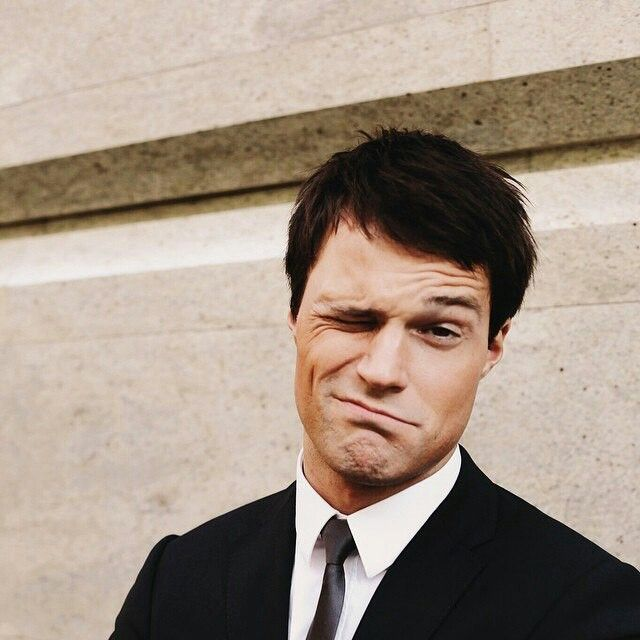
#> input picture danya.jpg, 640 x 640 px; the run also reads 2 pictures not shown here
$ python lab4.py --folder .
#> lines starting #> are read from the running program, lines starting #| are printed output that depends on the picture
### dataframe_utils.py
import pandas as pd
import matplotlib.pyplot as plt
from PIL import Image
import os
import numpy as np
from typing import Optional, Tuple


# [16 lines left out: function create_dataframe_from_annotation, not called in this run]


def create_dataframe_from_folder(folder_path: str) -> Optional[pd.DataFrame]:
    """
    Создает DataFrame из папки с изображениями

    Args:
        folder_path (str): Путь к папке с изображениями

    Returns:
        pd.DataFrame: DataFrame с путями к файлам
    """
    try:
        data = []
        parent_dir = os.path.abspath(os.path.join(folder_path, os.pardir))

        for filename in os.listdir(folder_path):
            file_path = os.path.join(folder_path, filename)
            if os.path.isfile(file_path):
                absolute_path = os.path.abspath(file_path)
                relative_path = os.path.relpath(absolute_path, parent_dir)

                data.append(
                    {"absolute_path": absolute_path, "relative_path": relative_path}
                )

        df = pd.DataFrame(data)
        return df
    except Exception as e:
        print(f"Ошибка создания DataFrame из папки: {e}")
        return None


def add_aspect_ratio_column(df: pd.DataFrame) -> pd.DataFrame:
    """
    Добавляет колонку с отношением сторон изображения

    Args:
        df (pd.DataFrame): Исходный DataFrame

    Returns:
        pd.DataFrame: DataFrame с добавленной колонкой aspect_ratio
    """
    aspect_ratios = []

    for idx, row in df.iterrows():
        try:
            with Image.open(row["absolute_path"]) as img:
#> img is the input picture: PIL image 640x640 RGB; mean R, G, B 161.5, 146.1, 132.6
                width, height = img.size
#> width = 640; height = 640
                # ширина к высоте
                aspect_ratio = round(width / height, 2)
#> aspect_ratio = 1
                aspect_ratios.append(aspect_ratio)
        except Exception as e:
            print(f"Ошибка обработки {row['absolute_path']}: {e}")
            aspect_ratios.append(None)

    df["aspect_ratio"] = aspect_ratios
    return df


def add_aspect_ratio_bins_column(df: pd.DataFrame, bins: int = 5) -> pd.DataFrame:
    """
    Добавляет колонку с диапазонами отношений сторон для гистограммы

    Args:
        df (pd.DataFrame): DataFrame с колонкой aspect_ratio
        bins (int): Количество диапазонов

    Returns:
        pd.DataFrame: DataFrame с добавленной колонкой aspect_ratio_range
    """
    # Удаляем NaN
    df_clean = df.dropna(subset=["aspect_ratio"])

    if len(df_clean) == 0:
        print("Нет данных для создания диапазонов")
        return df

    # диапазоны
    min_ratio = df_clean["aspect_ratio"].min()
    max_ratio = df_clean["aspect_ratio"].max()

    # границы
    boundaries = np.linspace(min_ratio, max_ratio, bins + 1)

    # определение диапазона
    def get_ratio_range(ratio: float) -> str:
#> called with ratio = 1
        for i in range(len(boundaries) - 1):
            if boundaries[i] <= ratio <= boundaries[i + 1]:
                return f"{boundaries[i]:.2f}-{boundaries[i + 1]:.2f}"
        return "Unknown"

    df["aspect_ratio_range"] = df["aspect_ratio"].apply(
        lambda x: get_ratio_range(x) if pd.notnull(x) else "Unknown"
    )

    return df


def sort_by_aspect_ratio(df: pd.DataFrame, ascending: bool = True) -> pd.DataFrame:
    """
    Сортирует DataFrame по отношению сторон

    Args:
        df (pd.DataFrame): DataFrame для сортировки
        ascending (bool): Порядок сортировки

    Returns:
        pd.DataFrame: Отсортированный DataFrame
    """
    return df.sort_values("aspect_ratio", ascending=ascending, na_position="last")


# [25 lines left out: function filter_by_aspect_ratio, not called in this run]


def plot_aspect_ratio_histogram(df: pd.DataFrame, output_plot: str) -> None:
    """
    Строит гистограмму распределения отношений сторон

    Args:
        df (pd.DataFrame): DataFrame с данными
        output_plot (str): Путь для сохранения графика
    """
#> called with output_plot = 'aspect_ratio_plot.png'
    df_clean = df.dropna(subset=["aspect_ratio"])

    if len(df_clean) == 0:
        print("Нет данных для построения графика")
        return

    plt.figure(figsize=(12, 6))
    plt.hist(
        df_clean["aspect_ratio"], bins=10, alpha=0.7, color="skyblue", edgecolor="black"
    )

    plt.xlabel("Отношение сторон (ширина/высота)")
    plt.ylabel("Количество изображений")
    plt.title("Гистограмма распределения отношений сторон изображений")
    plt.grid(True, alpha=0.3)

    # Добавляем среднее значение
    mean_ratio = df_clean["aspect_ratio"].mean()
    plt.axvline(
        mean_ratio,
        color="red",
        linestyle="--",
        linewidth=2,
        label=f"Среднее: {mean_ratio:.2f}",
    )

    plt.legend()
    plt.tight_layout()
    plt.savefig(output_plot, dpi=150, bbox_inches="tight")
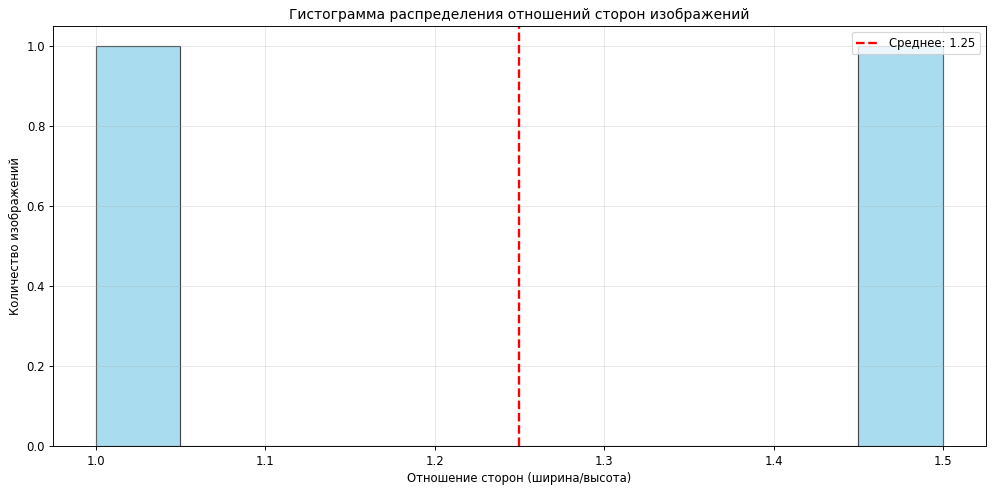
#> figure drawn by matplotlib, 1 panel
    plt.close()

    print(f"Гистограмма сохранена: {output_plot}")


def plot_aspect_ratio_sorted(df: pd.DataFrame, output_plot: str) -> None:
    """
    Строит график отношений сторон для отсортированных данных

    Args:
        df (pd.DataFrame): DataFrame с данными
        output_plot (str): Путь для сохранения графика
    """
#> called with output_plot = 'aspect_ratio_plot_sorted.png'
    # NaN + sort
    df_clean = df.dropna(subset=["aspect_ratio"])
    df_sorted = sort_by_aspect_ratio(df_clean)

    if len(df_sorted) == 0:
        print("Нет данных для построения графика")
        return

    plt.figure(figsize=(12, 6))

    # sort hist
    plt.plot(
        range(len(df_sorted)),
        df_sorted["aspect_ratio"],
        marker="o",
        linestyle="-",
        linewidth=1,
        markersize=3,
    )

    plt.xlabel("Номер изображения (отсортированный)")
    plt.ylabel("Отношение сторон (ширина/высота)")
    plt.title("Отношения сторон изображений (отсортированные)")
    plt.grid(True, alpha=0.3)

    plt.tight_layout()
    plt.savefig(output_plot, dpi=150, bbox_inches="tight")
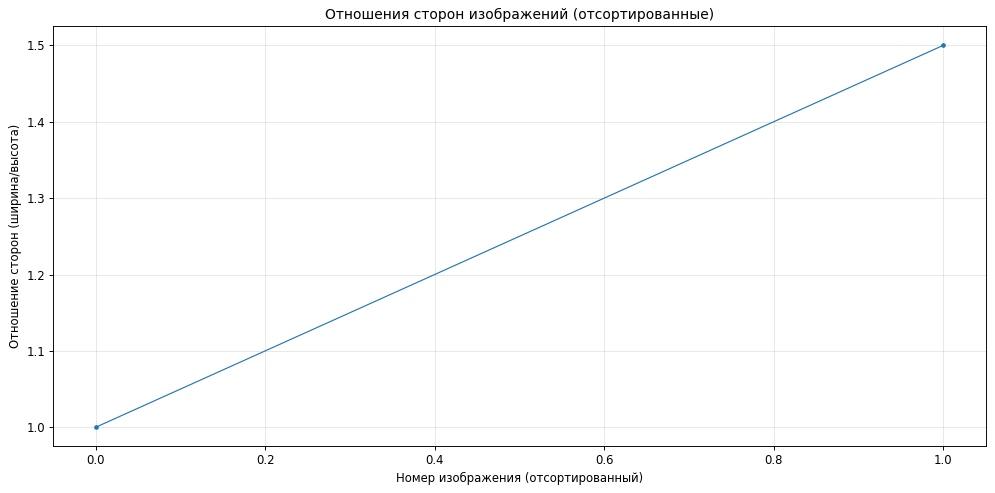
#> figure drawn by matplotlib, 1 panel
    plt.close()

    print(f"График сохранен: {output_plot}")

### lab4.py
import argparse
from typing import Optional
from dataframe_utils import (
    create_dataframe_from_annotation,
    create_dataframe_from_folder,
    add_aspect_ratio_column,
    add_aspect_ratio_bins_column,
    sort_by_aspect_ratio,
    filter_by_aspect_ratio,
    plot_aspect_ratio_histogram,
    plot_aspect_ratio_sorted,
)


def parse_arguments() -> argparse.Namespace:
    """
    Парсит аргументы командной строки для анализа отношений сторон изображений

    Returns:
        argparse.Namespace: Объект с распарсенными аргументами
    """
    parser = argparse.ArgumentParser(description="Анализ отношений сторон изображений")
    parser.add_argument("--annotation", type=str, help="Путь к файлу аннотации CSV")
    parser.add_argument("--folder", type=str, help="Путь к папке с изображениями")
    parser.add_argument(
        "--output_df",
        type=str,
        default="image_analysis.csv",
        help="Путь для сохранения DataFrame (по умолчанию: image_analysis.csv)",
    )
    parser.add_argument(
        "--output_plot",
        type=str,
        default="aspect_ratio_plot.png",
        help="Путь для сохранения графика (по умолчанию: aspect_ratio_plot.png)",
    )
    parser.add_argument(
        "--min_ratio", type=float, help="Минимальное отношение сторон для фильтрации"
    )
    parser.add_argument(
        "--max_ratio", type=float, help="Максимальное отношение сторон для фильтрации"
    )

    return parser.parse_args()


def main() -> None:
    """Основная функция"""
    args: argparse.Namespace = parse_arguments()

    # Создаем DataFrame
    if args.annotation:
        df = create_dataframe_from_annotation(args.annotation)
    elif args.folder:
        df = create_dataframe_from_folder(args.folder)
    else:
        print("Ошибка: необходимо указать --annotation или --folder")
        return

    if df is None or df.empty:
        print("Не удалось создать DataFrame")
        return

    print(f"Создан DataFrame с {len(df)} изображениями")

    # Добавляем колонку с отношениями сторон
    df = add_aspect_ratio_column(df)
    print("Добавлена колонка aspect_ratio")

    # Добавляем колонку с диапазонами для гистограммы
    df = add_aspect_ratio_bins_column(df, bins=5)
    print("Добавлена колонка aspect_ratio_range")

    # Применяем фильтрацию если указаны параметры
    if args.min_ratio is not None or args.max_ratio is not None:
        df_filtered = filter_by_aspect_ratio(df, args.min_ratio, args.max_ratio)
        print(f"После фильтрации: {len(df_filtered)} изображений")
    else:
        df_filtered = df

    # Сортируем данные
    df_sorted = sort_by_aspect_ratio(df_filtered)
    print("Данные отсортированы по отношению сторон")

    # Сохраняем DataFrame
    df_sorted.to_csv(args.output_df, index=False, encoding="utf-8")
    print(f"DataFrame сохранен: {args.output_df}")

    # Строим и сохраняем график
    plot_aspect_ratio_histogram(df_sorted, args.output_plot)

    # Дополнительный график с отсортированными данными
    plot_output_sorted: str = args.output_plot.replace(".png", "_sorted.png")
    plot_aspect_ratio_sorted(df_sorted, plot_output_sorted)

    # Выводим статистику
    print("\nСТАТИСТИКА:")
    print(f"Всего изображений: {len(df)}")
    print(f"После фильтрации: {len(df_filtered)}")
    print(f"Минимальное отношение сторон: {df['aspect_ratio'].min():.2f}")
    print(f"Максимальное отношение сторон: {df['aspect_ratio'].max():.2f}")
    print(f"Среднее отношение сторон: {df['aspect_ratio'].mean():.2f}")

    print("\nРаспределение по диапазонам:")
    print(df["aspect_ratio_range"].value_counts())


if __name__ == "__main__":
    main()
